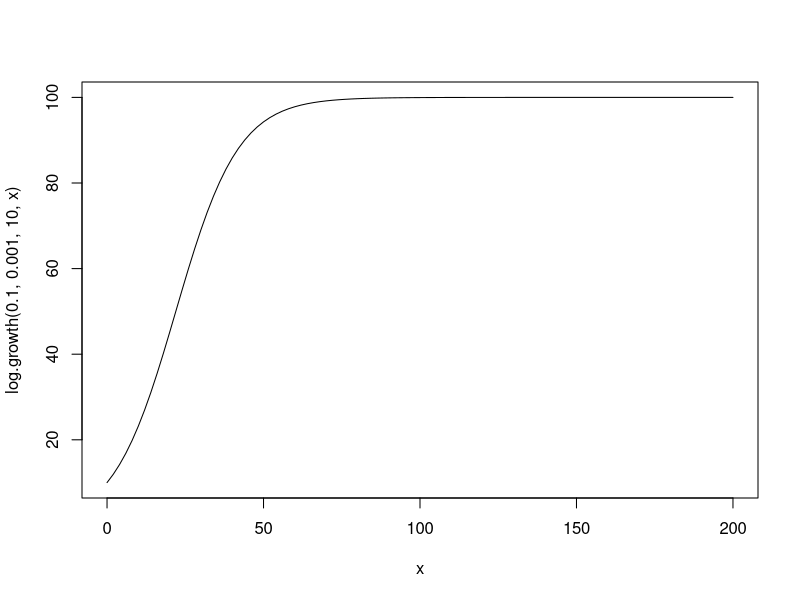
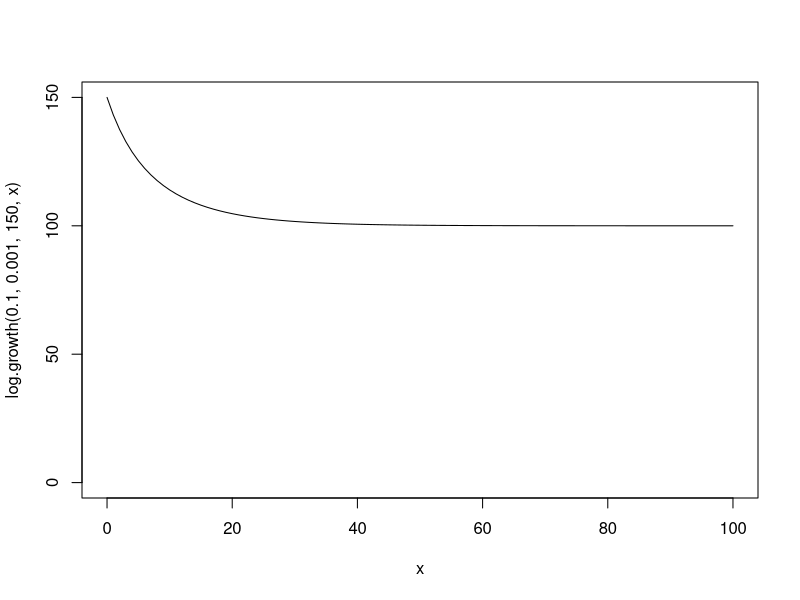
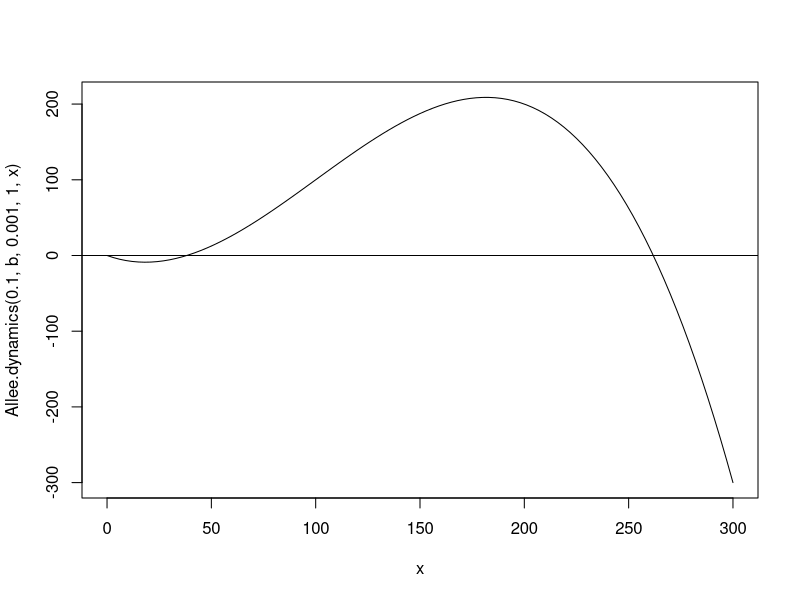
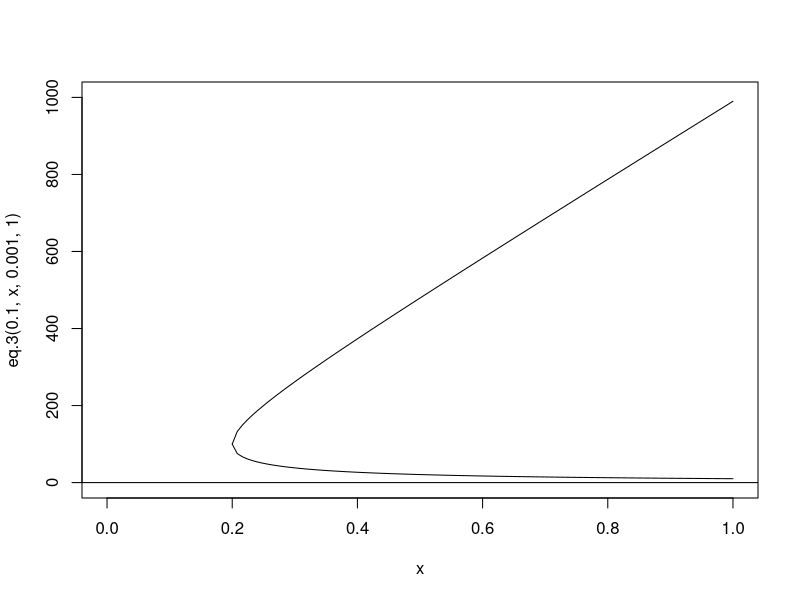
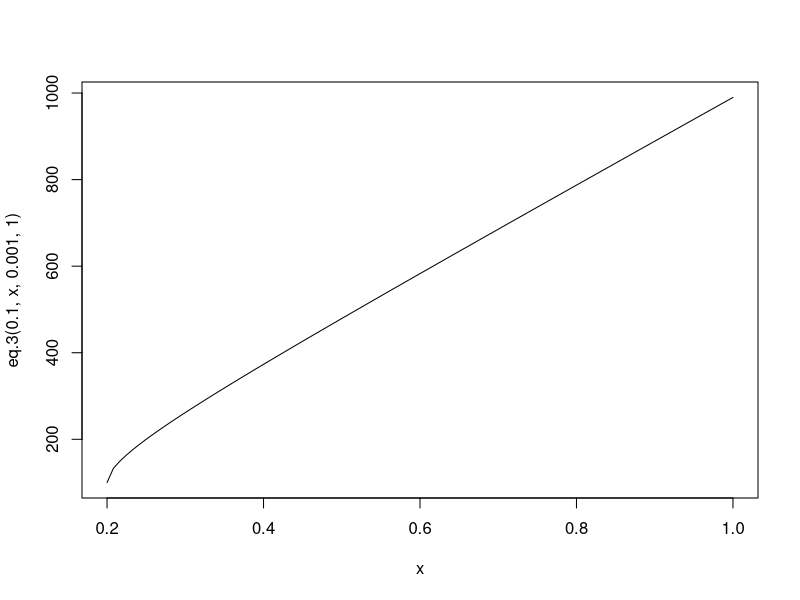
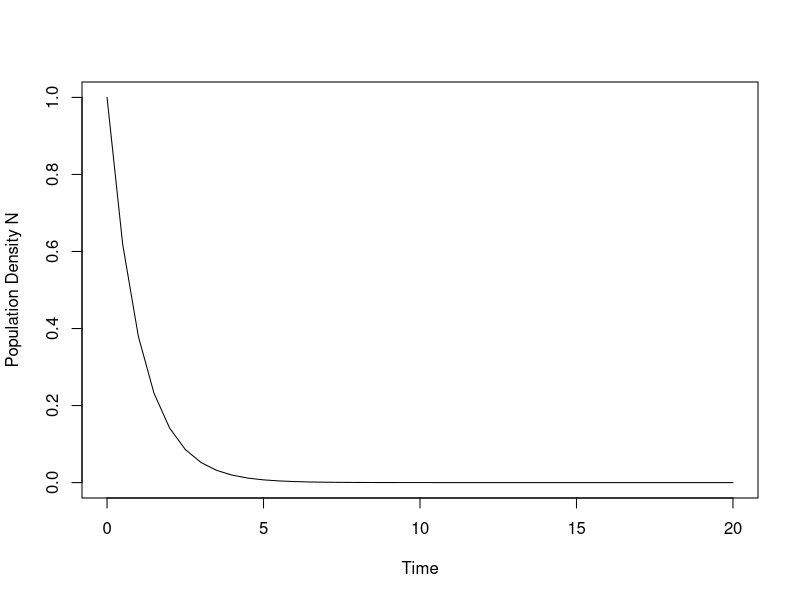

Here is the R script that generated these plots, in order:


log.growth <- function(r, a, n0, t){
  (r/a)/(1 - (1 - (r/(a*n0)))*exp(-r*t))
}

log.growth(0.1, 0.001, 150, 10)

curve(log.growth(0.1, 0.001, 10, x), from = 0, to = 200)
curve(log.growth(0.1, 0.001, 150, x), from = 0, to = 100, ylim = c(0, 150))


Allee.dynamics <- function(c, b, a, d, n){
  c*n*n*(b - a*n) - d*n
}

eq.2 <- function(c, b, a, d){
  (b*c - sqrt(b^2 * c^2 - 4*a*c*d))/(2*a*c)
}
eq.3 <- function(c, b, a, d){
  (b*c + sqrt(b^2 * c^2 - 4*a*c*d))/(2*a*c)
}

b <- 0.3
eq.2(0.1, b, 0.001, 1)
eq.3(0.1, b, 0.001, 1)

curve(Allee.dynamics(0.1, b, 0.001, 1, x), from = 0, to = 300)
abline(h = 0)

curve(eq.3(0.1, x, 0.001, 1), from = 0.2, to = 1, xlim = c(0, 1), ylim = c(0, 1000))
curve(eq.2(0.1, x, 0.001, 1), from = 0.2, to = 1, add = TRUE)
abline(h = 0)

curve(eq.3(0.1, x, 0.001, 1), from = 0.2, to = 1)
###########
library(deSolve)
n0 <- c(n = 1)
parameters <- c(c= 0.1, b = 0.5, a = 0.001, d = 1)
time.steps <- seq(0, 20, 0.5)

Allee.growth <- function(time.steps, n0, parameters) {
  with(as.list(c(n0, parameters)), {
     dn.dt <- c*n*n*(b - a*n) - d*n
     return(list(dn.dt))
     })
}

time.series <- ode(y = n0, times = time.steps, func = Allee.growth, parms = parameters)
plot(time.steps, time.series[, 2], type = "l", lty = 1:2, col=1, ylab = "Population Density N", xlab="Time")
